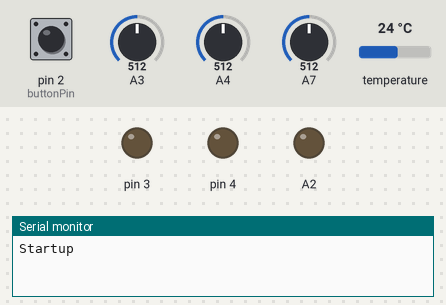
The sketch below on a simulated Arduino Nano, built with avr-gcc and run on an emulated ATmega328P. Shown: output pins drawn as LEDs (lit = HIGH), the last lines printed to the serial monitor. Inputs (shaded band) come from the test bench; at power-on: pin 2 (buttonPin) HIGH, A4 = 512, A3 = 512, A7 = 512, temperature 24 °C. Storage starts empty.

Above: at 2.2 s.
2.3 s: pin 2 (buttonPin) pulled LOW for 0.15 s
At 4.1 s:
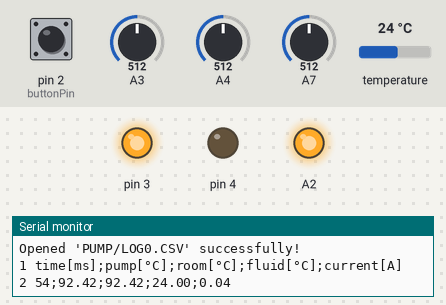
4.4 s: pin 2 (buttonPin) pulled LOW for 1 s
At 4.81 s:
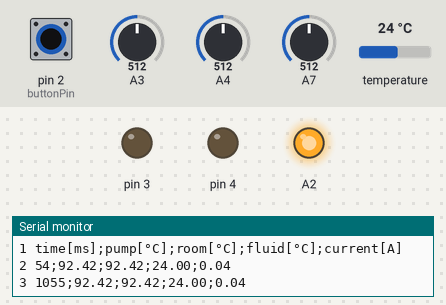
6.9 s: pin 2 (buttonPin) pulsed LOW 5 times (0.12 s each, 0.3 s apart)
At 7.02 s:
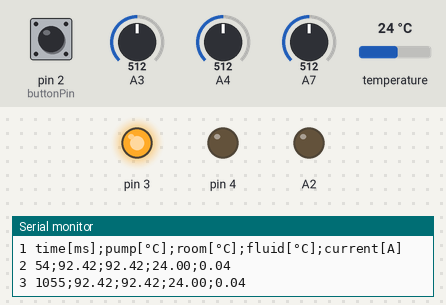
9.9 s: pin 2 (buttonPin) pulled LOW for 3.2 s
At 11.9 s:
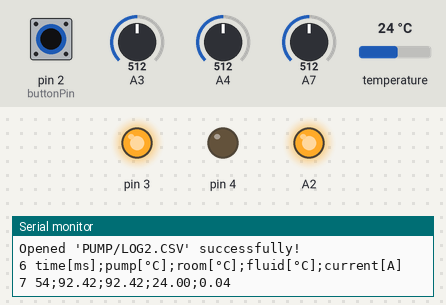
14.6 s: A4 set to 531
16.4 s: A4 set to 563
At 17.6 s:
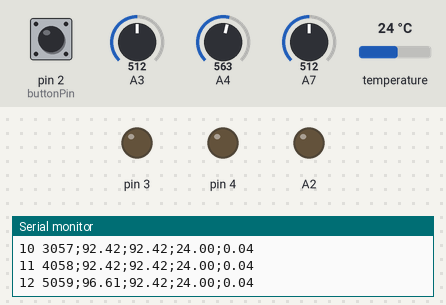
Timing chart, 0 to 18.9 s (numbered marks = the images above; inputs shaded):
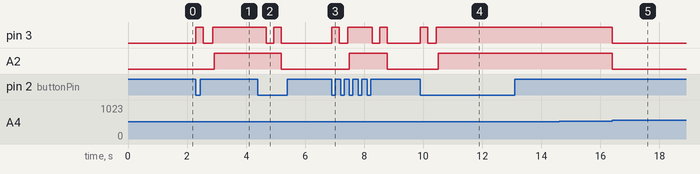

The sketch:

GenericArduinoLogger.ino
```cpp
#include "SdLogger.hpp"
#include "Sensor.hpp"
#include "MCP9701A.hpp"
#include "DS18B20.hpp"
#include "ACS712.hpp"
#include "Relay.hpp"

const uint8_t sdCsPin {4};
const uint8_t buttonPin {2};
const uint8_t ledPin {3};
const uint8_t pumpPin {A2};
const uint8_t oneWireBus {A5};

volatile bool buttonPressed {false};
uint32_t logTimeRef;
uint32_t minutesCounter;
uint32_t milliSecondsCounter;
const uint32_t logDurationMin = 8 * 60;

Relay pump(pumpPin, false);
Relay led(ledPin, false);

SdLogger logger(sdCsPin);

OneWire oneWire(oneWireBus);
DallasTemperature dallas(&oneWire);

MCP9701A pumpTemperatureSensor(A4, "pump[°C]");
MCP9701A roomTemperatureSensor(A3, "room[°C]");
DS18B20  fluidTemperartureSensor(dallas, "fluid[°C]");
ACS712   currentSensor(A7, "current[A]");

Sensor* sensors[] = {
    &pumpTemperatureSensor,
    &roomTemperatureSensor,
    &fluidTemperartureSensor,
    &currentSensor,
};

void buttonInterruptHandler() {
    buttonPressed = true;
}

void openNewLog() {
    if (logger.hasFileOpen) {
        return;
    }

    bool success = logger.createNewCsvFile("PUMP");

    if (!success) {
        return;
    }

    led.turnOn();
    logTimeRef = millis();

    String header = "time[ms]";
    for (auto sensor : sensors) {
        header += ";" + sensor->getLabel();
    }
    header += "\n";
    logger.append(header, led);
    pump.turnOn();

    milliSecondsCounter = 0;
    minutesCounter = 0;
}

void closeCurrentLog() {

    if (!logger.hasFileOpen) {
        return;
    }

    logger.closeCsvFile();
    led.turnOff();
    pump.turnOff();
}

void handleButtonPress() {

    led.reverseState();
    delay(250);
    led.reverseState();
    delay(250);

    if (!logger.hasFileOpen) {
        openNewLog();
    }
    else {
        closeCurrentLog();
    }
}

void setup() {

    dallas.begin();

    Serial.begin(9600);
    delay(1000);
    Serial.println("Startup");

    pinMode(buttonPin, INPUT_PULLUP);
    attachInterrupt(digitalPinToInterrupt(buttonPin), buttonInterruptHandler, FALLING);
}

void loop() {
    static const uint32_t buttonDebounceTime {500};
    static const uint32_t logRate = 1000;
    static uint32_t lastLog = millis();

    if (buttonPressed) {
        static uint32_t lastTrigger = 0;
        uint32_t now = millis();

        if ((now - lastTrigger) > buttonDebounceTime) {
            handleButtonPress();
        }
        buttonPressed = false;
    }

    uint32_t now = millis();
    if (((now - lastLog) > logRate) && logger.hasFileOpen) {
        lastLog = now;

        milliSecondsCounter += logRate;
        if (milliSecondsCounter >= 60000) {
            milliSecondsCounter -= 60000;
            minutesCounter += 1;
        }

        String logLine = String(now - logTimeRef);
        for (auto sensor : sensors) {
            logLine += ";" + String(sensor->read());
        }
        logLine += "\n";
        logger.append(logLine, led);
    }

    if (minutesCounter >= logDurationMin) {
        closeCurrentLog();
    }

    if (pumpTemperatureSensor.read() > 100.0f) {
        closeCurrentLog();
    }

    currentSensor.sample();
}
```

ACS712.cpp
```cpp
#include "Arduino.h"
#include "ACS712.hpp"

ACS712::ACS712(const uint8_t _pin, const String _label) : Sensor(_pin, _label) {
    pinMode(pin, INPUT);
}

void ACS712::sample() {

    if ((micros() - lastSampleTime) < sampleRate) {
        return;
    }

    float readingVolts = (float)analogRead(pin) * 5.0 / 1023.0;
	float readingAmps = (readingVolts - 2.5) / shunt;

    squareSum += readingAmps * readingAmps;
    sum += readingAmps;
    amountOfSamples++;
}

float ACS712::read() {

    float rms = (float)sqrt((double)squareSum / amountOfSamples);
    float mean = (float)((double)sum / amountOfSamples);

    squareSum = 0;
    sum = 0;
    amountOfSamples = 0;

    return rms;
}
```

ACS712.hpp
```cpp
#pragma once
#include <stdint.h>

#include "Sensor.hpp"
#include "Arduino.h"

class ACS712 : public Sensor {

public:
    ACS712(const uint8_t, const String);
    ~ACS712() = default;
    float read() override;
    void sample();

private:
    float squareSum = 0;
    float sum = 0;
    uint32_t amountOfSamples = 0;

    float shunt = 0.066; // V/A

    const uint32_t sampleRate = 2000;
    uint32_t lastSampleTime;
};
```

DS18B20.cpp
```cpp
#include "DS18B20.hpp"
#include <Arduino.h>

DS18B20::DS18B20(DallasTemperature& _dallas, const String& _label)
    : Sensor(255, _label),
      dallas(_dallas) // store reference
{
    // no "begin" call here, because we do that externally in setup().
    // If needed, you can still store or check anything else.
}

float DS18B20::read() {
    // We assume dallas has been initialized externally
    dallas.requestTemperatures();
    float tempC = dallas.getTempCByIndex(0);
    return tempC;
}
```

DS18B20.hpp
```cpp
#pragma once

#include "Sensor.hpp"
#include <DallasTemperature.h> // no need to include OneWire here

class DS18B20 : public Sensor {
public:
    DS18B20(DallasTemperature& _dallas, const String& _label);
    ~DS18B20() = default; // No dynamic memory -> default is fine

    float read() override;

private:
    DallasTemperature& dallas;  // reference to an existing DallasTemperature object
};
```

MCP9701A.cpp
```cpp
#include "MCP9701A.hpp"

MCP9701A::MCP9701A(const uint8_t _pin, const String _label) : Sensor(_pin, _label) {
    pinMode(pin, INPUT);
}

float MCP9701A::read() {
    uint16_t reading = analogRead(pin);
    float readingVolts = (float)reading * 4.4 / 1023.0;
    float temperatureCelsius = (readingVolts - 0.4) / 0.0195;

    return temperatureCelsius;
}

MCP9701A::~MCP9701A() {
}
```

MCP9701A.hpp
```cpp
#pragma once

#include "Sensor.hpp"
#include <Arduino.h>

class MCP9701A : public Sensor {
public:
    MCP9701A(const uint8_t _pin, const String _label);
    ~MCP9701A();
    float read() override;
};
```

Relay.hpp
```cpp
#pragma once

#include <Arduino.h>

class Relay {

public:
    Relay(const uint8_t _pin, bool _reversed = false) : pin(_pin), reversed(_reversed)  {
        pinMode(pin, OUTPUT);
        digitalWrite(pin, reversed);
    }

    ~Relay() {};

    void turnOn() {
        state = !reversed;
        digitalWrite(pin, state);
    }

    void turnOff() {
        state = reversed;
        digitalWrite(pin, state);
    }

    void reverseState() {
        state = !state;
        digitalWrite(pin, state);
    }


private:
    const uint8_t pin;
    bool state;
    bool reversed;
};
```

SdLogger.cpp
```cpp
#include "SdLogger.hpp"

SdLogger::SdLogger(const uint8_t _csPin) : csPin(_csPin) {

    pinMode(csPin, OUTPUT);

    // This begins use of the SPI bus (digital pins 11, 12, and 13 on most Arduino boards; 50, 51, and 52 on the Mega)
    if (!SD.begin(csPin)) {
        Serial.println("Card Mount Failed");
    }
    else {
        Serial.println("SD Card Initialized");
    }
}

SdLogger::~SdLogger() {

}


bool SdLogger::createNewCsvFile(const String dirName) {

    if (!SD.exists(dirName)) {
        Serial.print("Creating directory '");
        Serial.print(dirName);
        Serial.println("'...");
        bool success = SD.mkdir(dirName);
        Serial.println(success ? "Directory created." : "Directory creation failed!");
        if (!success) {
            while(true) { /* halt */ }
        }
    }
    else {
        Serial.print("Directory '");
        Serial.print(dirName);
        Serial.println("' already exists.");
    }

    uint16_t index = 0;
    String filePath;
    do {
        filePath = String(dirName) + "/LOG" + index + ".CSV";
        index++;
    } while (SD.exists(filePath));

    Serial.print("Next available file: ");
    Serial.println(filePath);

    file = SD.open(filePath, FILE_WRITE);
    if (!file) {
        currentFilePath = filePath;
        Serial.print("Failed to open '");
        Serial.print(filePath);
        Serial.println("' for writing. :(");
    }
    else {
        Serial.print("Opened '");
        Serial.print(filePath);
        Serial.println("' successfully!");
    }

    hasFileOpen = true;
    return true;
}

bool SdLogger::append(const String dataline, const Relay& errorLed) {
    if (!hasFileOpen || !file) {
        return false;
    }

    file.print(dataline);
    batchSize++;

    if (batchSize >= batchMaxSize) {
        batchSize = 0;

        file.flush();
    }

    Serial.print(batchSize);
    Serial.print(" ");
    Serial.print(dataline);

    return true;
}

void SdLogger::closeCsvFile() {
    file.close();
    hasFileOpen = false;
}
```

SdLogger.hpp
```cpp
#pragma once

#include <Arduino.h>
#include <SPI.h>
#include <SD.h>

#include "Arduino.h"
#include "HardwareSerial.h"
#include "SD.h"

#include "Relay.hpp"

class SdLogger {

public:
    SdLogger(const uint8_t);
    ~SdLogger();

    bool createNewCsvFile(const String);
    bool append(const String, const Relay&);
    void closeCsvFile();

    bool hasFileOpen = false;

private:
    File file;
    const uint8_t batchMaxSize = 30;
    uint8_t batchSize = 0;
    String currentFilePath;
    uint8_t csPin;
};
```

Sensor.hpp
```cpp
#pragma once

#include <Arduino.h>

class Sensor {
public:

    Sensor(const uint8_t pin, const String label) : pin(pin), label(label) {};
    virtual ~Sensor() {};
    virtual float read() = 0;

    virtual String getLabel() const {
        return label;
    };

protected:
    uint8_t pin;
    String label;
};
```

Measured:
- the behaviour switches between 546 and 547 on A4 (found by bisection; images 4 and 5)
- after the input at 2.3 s, pin 3: LOW → HIGH at once, → LOW 0.25 s later, → HIGH 0.31 s later; A2: LOW → HIGH after 0.62 s
- after the input at 4.4 s, pin 3: HIGH → LOW after 0.29 s, → HIGH 0.25 s later, → LOW 0.26 s later; A2: HIGH → LOW after 0.79 s
- after the input at 6.9 s, pin 3: goes HIGH 0.25 s, LOW 0.30 s, HIGH 0.82 s, LOW 0.25 s, HIGH 0.26 s, then LOW, starting at once; A2: LOW → HIGH after 0.60 s, → LOW 1.3 s later
- after the input at 9.9 s, pin 3: LOW → HIGH at once, → LOW 0.25 s later, → HIGH 0.30 s later; A2: LOW → HIGH after 0.60 s
- after the input at 16.4 s, pin 3, A2: HIGH → LOW at once
